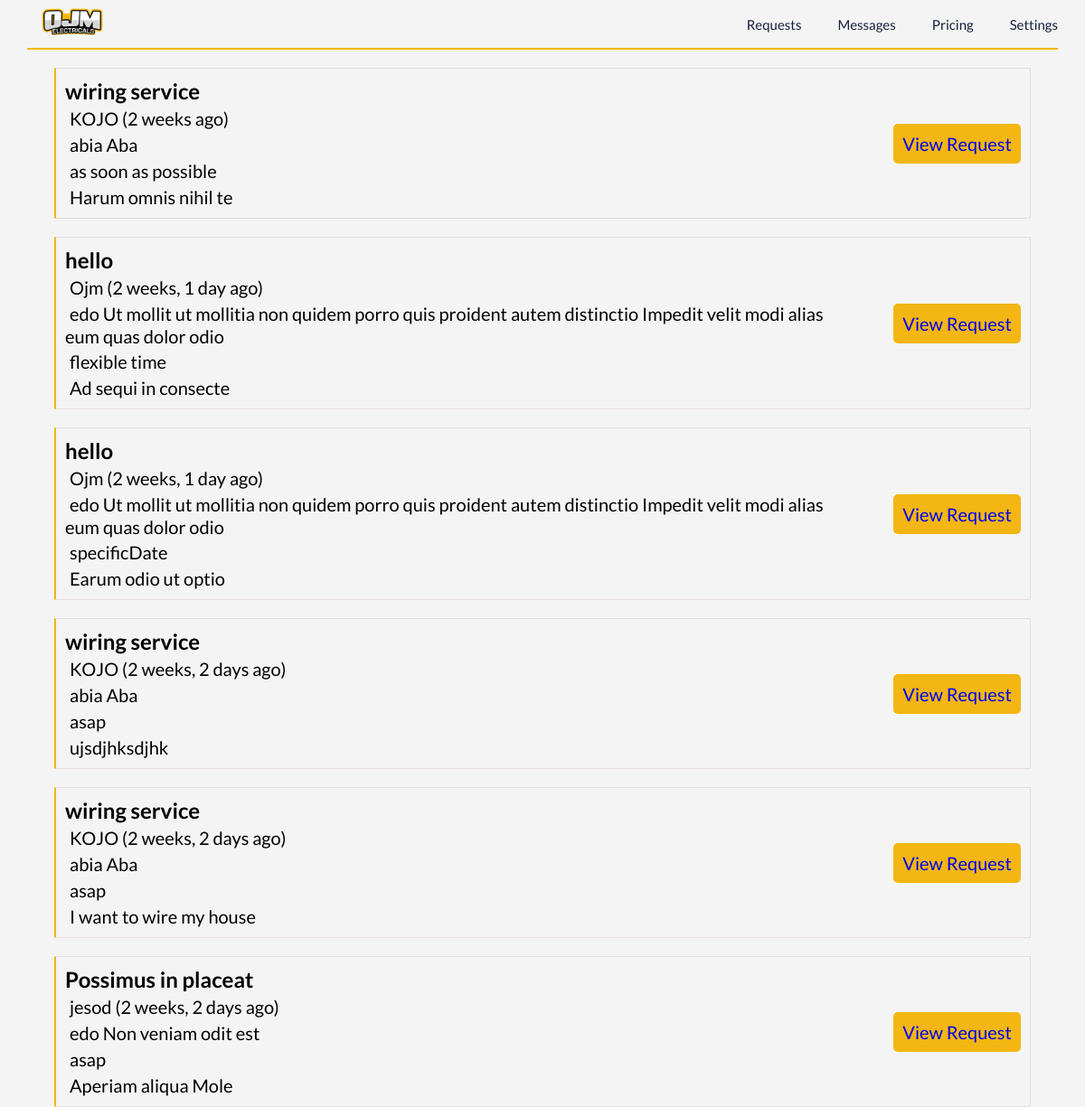
The app's page /requests with its own data.
### ojm_core/models.py (models this page shows, shortened)
class ServiceRequest(models.Model):
    user = models.ForeignKey(User, on_delete=models.CASCADE)
    query = models.CharField(max_length=255)
    service_description = models.TextField()
    additional_files = models.FileField(upload_to='additional_files/', blank=True, null=True)
    job_start = models.CharField(max_length=20, blank=True, null=True)
    readiness = models.CharField(max_length=20, blank=True, null=True)
    start_date = models.DateField(blank=True, null=True)
    created_at = models.DateTimeField(auto_now_add=True)
    class Meta:
        ordering = ('-created_at',)

### userauth/models.py (models this page shows, shortened)
class User(AbstractUser):
    email = models.EmailField(unique=True)
    first_name = models.CharField(max_length=150, blank=True)
    last_name = models.CharField(max_length=150, blank=True)
    phone_number = models.CharField(max_length=25, blank=True)
    whatsapp_number = models.CharField(max_length=25, blank=True)
    USERNAME_FIELD = 'email'
    REQUIRED_FIELDS = ['username']

class ElectricianProfile(models.Model):
    user = models.OneToOneField(User, on_delete=models.CASCADE)
    business_name = models.CharField(max_length=255)
    service_description = models.TextField()
    profile_picture = models.ImageField(upload_to=user_directory_path, blank=True, null=True)
    founded_date = models.DateField()
    registered = models.BooleanField(default=False)
    country = models.CharField(max_length=50, choices=WEST_AFRICAN_COUNTRIES)
    state = models.CharField(max_length=50, choices=NIGERIAN_STATES)
    city = models.CharField(max_length=255)
    address = models.CharField(max_length=255)
    terms = models.BooleanField(default=False)
    number_of_employees = models.IntegerField(default=0)
    website_url = models.URLField(max_length=200, blank=True, null=True)
    youtube_url = models.URLField(max_length=200, blank=True, null=True)
    prices = models.TextField(blank=True, null=True)
    qualification = models.TextField(blank=True, null=True)
    cac_verified = models.BooleanField(default=False)
    id_verified = models.BooleanField(default=False)
    cac = models.CharField(max_length=200, blank=True, null=True)
    class Meta:
        verbose_name_plural = "Electricians"

class CustomerProfile(models.Model):
    user = models.OneToOneField(User, on_delete=models.CASCADE)
    profile_picture = models.ImageField(upload_to=user_directory_path, blank=True, null=True)
    country = models.CharField(max_length=50, choices=WEST_AFRICAN_COUNTRIES)
    state = models.CharField(max_length=50, choices=NIGERIAN_STATES)
    city = models.CharField(max_length=255)
    address = models.CharField(max_length=255)
    terms = models.BooleanField(default=False)
    class Meta:
        verbose_name_plural = "Customers"

### ojm_core/views.py (the view)
# urls.py: path('requests', views.all_requests, name="requests"),
def all_requests(request):
    customers_group = Group.objects.get(name="customers")
    requests = ServiceRequest.objects.all()
    context = {
        'requests':requests,
    }
    return render(request, 'requests.html', context)

### templates/requests.html (shortened to what this page needs)
{% load static %}
<!DOCTYPE html>
<html lang="en">
<head>
    <link rel="stylesheet" href="https://unicons.iconscout.com/release/v4.0.8/css/line.css" />
    <link rel="stylesheet" href="{% static 'Css/requests.css' %}">
</head>
<body>
    <section>
        <div class="heading">
            <a href="{%url 'ojm_core:index'%}" class="nav_logo"><img src="{% static 'Assest/Img/ojm.png' %}" alt="Ojm" /></a>
            <div class="nav">
                <a href="{%url 'ojm_core:requests'%}" class="">
                     Requests
                </a>
                <a href="{%url 'chatapp:messages'%}" class="">
                     Messages
                </a>
                <a href="{% url 'payment:pay' %}" class="">
                    Pricing
                </a>
                <a href="{% url 'ojm_core:dashboard' %}" class="">
                    Settings
                </a>
            </div>
        </div>
        {% for r in requests %}
        <div class="request-container">
            <div class="job">
                <p class="job-title">{{ r.query }}</p>
                <p class="user"><span>{{ r.user.username }} ({{ r.created_at|timesince}} ago)</span></p>
                {% with r.user as user %}
                    {% if user.customerprofile %}
                        <p class="location"><span>{{ user.customerprofile.state }} {{ user.customerprofile.city }}</span></p>
                    {% elif user.electricianprofile %}
                        <p class="location"><span>{{ user.electricianprofile.state }} {{ user.electricianprofile.city }}</span></p>
                    {% else %}
                        <p class="location"><span><i class="uil uil-location-point"></i>Location not available</span></p>
                    {% endif %}
                {% endwith %}
                <p class="when"><span>{{ r.job_start }}</span></p>
                <p class="description"><span>{{ r.service_description }}</span></p>
            </div>
            <div class="view-button">
                <a href="{% url 'ojm_core:request_detail' request_id=r.id %}">View Request</a>
            </div>
        </div>
        {% endfor %}
</body>
</html>

### static/Css/requests.css (style rules this page uses)
:root { --main-color-one: rgb(243, 182, 18); --main-color-two: rgb(22, 31, 59); --background-color: #f4f4f4; --sidebar-width: 250px; --navbar-height: 60px; }
* { box-sizing: border-box; padding: 0; margin: 0; }
body { margin: 0; font-family: Lato, sans-serif; background-color: var(--background-color); }
a { text-decoration: none; }
.heading img { width: 100px; height: 50px; object-fit: cover; }
.heading { display: flex; justify-content: space-between; align-items: center; width: 95%; margin: auto; }
.nav { display: flex; justify-content: space-around; align-items: center; gap: 2.5rem; }
.nav a { color: var(--main-color-two); font-weight: 500; font-size: 15px; }
.heading { border-bottom: 2px solid var(--main-color-one); }
.request-container { display: flex; width: 90%; margin: auto; justify-content: space-between; margin-top: 20px; font-size: 20px; padding: 10px; border: 1px solid #e7dede; border-left: 2px solid var(--main-color-one); }
.job { width: 80%; }
.job-title { font-weight: 700; font-size: 1.5rem; }
.view-button { display: flex; align-items: center; justify-content: center; }
.view-button a { background: var(--main-color-one); padding: 10px; border-radius: 5px; }

### records on screen
ServiceRequest: query "wiring service", user.username "KOJO", created_at "2 weeks", user.electricianprofile.state "abia", user.electricianprofile.city "Aba", job_start "as soon as possible", service_description "Harum omnis nihil te"
ServiceRequest: query "hello", user.username "Ojm", created_at "2 weeks, 1 day", user.electricianprofile.state "edo", user.electricianprofile.city "Ut mollit ut mollitia non quidem porro quis proident autem distinctio Impedit velit modi alias eum quas dolor odio", job_start "flexible time", service_description "Ad sequi in consecte"
ServiceRequest: query "hello", user.username "Ojm", created_at "2 weeks, 1 day", user.electricianprofile.state "edo", user.electricianprofile.city "Ut mollit ut mollitia non quidem porro quis proident autem distinctio Impedit velit modi alias eum quas dolor odio", job_start "specificDate", service_description "Earum odio ut optio"
ServiceRequest: query "wiring service", user.username "KOJO", created_at "2 weeks, 2 days", user.electricianprofile.state "abia", user.electricianprofile.city "Aba", job_start "asap", service_description "ujsdjhksdjhk"
ServiceRequest: query "wiring service", user.username "KOJO", created_at "2 weeks, 2 days", user.electricianprofile.state "abia", user.electricianprofile.city "Aba", job_start "asap", service_description "I want to wire my house"
ServiceRequest: query "Possimus in placeat", user.username "jesod", created_at "2 weeks, 2 days", user.customerprofile.state "edo", user.customerprofile.city "Non veniam odit est", job_start "asap", service_description "Aperiam aliqua Mole"
